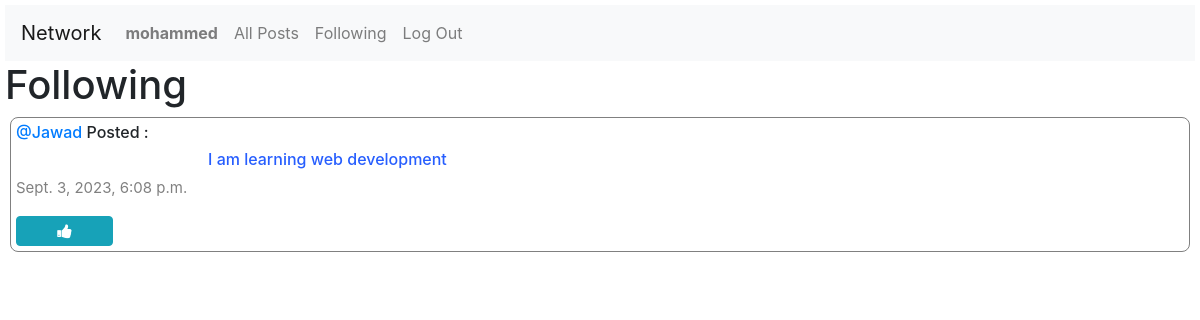
Page /following (signed in) on the committed database.
### network/models.py (models this page shows, shortened)
class User(AbstractUser):
    pass

class Post(models.Model):
    user = models.ForeignKey(User , on_delete=models.CASCADE , related_name="userPosts")
    content = models.CharField(max_length=255)
    date = models.DateTimeField(auto_now_add=True)

### network/views.py (the view)
# urls.py: path("following" ,views.following , name="following"),
def following(request):
    currentUser = User.objects.get(pk = request.user.id)
    followingPeople = Follow.objects.filter(user= currentUser)
    posts = Post.objects.all().order_by('id').reverse()
    followingPost=[]
    for post in posts:
        for person in followingPeople:
            if person.user_follower == post.user:
                followingPost.append(post)
    paginator = Paginator(followingPost , 10)
    page_number = request.GET.get('page')
    page_posts = paginator.get_page(page_number)
    return render(request, "network/following.html", {
        "page_posts":page_posts
    })

### network/templates/network/following.html (shortened to what this page needs)
{% extends "network/layout.html" %}
{% block body %}
{% if user.is_authenticated %}
<h1>Following</h1>
        <div class="posts">
            {% for post in page_posts%}
                <div id="posts">
                    <h6> <a  style="text-decoration: none;" href="{% url 'profile' user_id=post.user.id %}">@{{post.user}}</a> Posted :</h6>
                    <h6 style="padding-left: 12rem; color: #275EFE;">{{post.content}}</h6>
                    <p id="date">{{post.date}}</p>
                    {% if post.id in likedWho %}
                            <button id="{{post.id}}" class="btn btn-info fa fa-thumbs-down col-1" onclick="likeHandler({{post.id}}, {{likedWho}})"></button>
                            {% else %}
                            <button id="{{post.id}}"  class="btn btn-info fa fa-thumbs-up col-1"  onclick="likeHandler({{post.id}}, {{likedWho}})"></button>
                            {% endif %}
                </div>
            {% endfor %}
             {% endif %}
{% endblock %}

### network/templates/network/layout.html (shortened to what this page needs)
{% load static %}
<!DOCTYPE html>
<html lang="en">
    <head>
        <link rel="stylesheet" href="https://stackpath.bootstrapcdn.com/bootstrap/4.4.1/css/bootstrap.min.css">
        <link href="{% static 'network/styles.css' %}" rel="stylesheet">
        <link rel="stylesheet" href="https://cdnjs.cloudflare.com/ajax/libs/font-awesome/4.7.0/css/font-awesome.min.css">
    </body>
    </head>
    <body>
        <nav  class="navbar navbar-expand-lg navbar-light bg-light">
            <a  class="navbar-brand" href="{% url 'index' %}">Network</a>
            <div>
              <ul class="navbar-nav mr-auto">
                {% if user.is_authenticated %}
                    <li class="nav-item">
                        <a class="nav-link" href="{% url 'profile' user_id=user.id %}"><strong>{{ user.username }}</strong></a>
                    </li>
                {% endif %}
                <li class="nav-item">
                  <a class="nav-link" href="{% url 'index' %}">All Posts</a>
                </li>
                {% if user.is_authenticated %}
                    <li class="nav-item">
                        <a class="nav-link" href="{% url 'following' %}">Following</a>
                    </li>
                    <li class="nav-item">
                        <a class="nav-link" href="{% url 'logout' %}">Log Out</a>
                    </li>
                {% endif %}
              </ul>
            </div>
          </nav>
        <div class="body">
            {% block body %}
            {% endblock %}
        </div>
    </body>
</html>

### network/static/network/styles.css (style rules this page uses)
body { margin: 5px; }
#Posts-Border , #posts { border: 1px solid gray; padding: 5px; border-radius: 8px; margin: 5px; }
#date { color: gray; font-size: 15px; }

### rows in the picture
User: username "mohammed"
Post: user "Jawad", content "I am learning web development", date "Sept. 3, 2023, 6:08 p.m."
